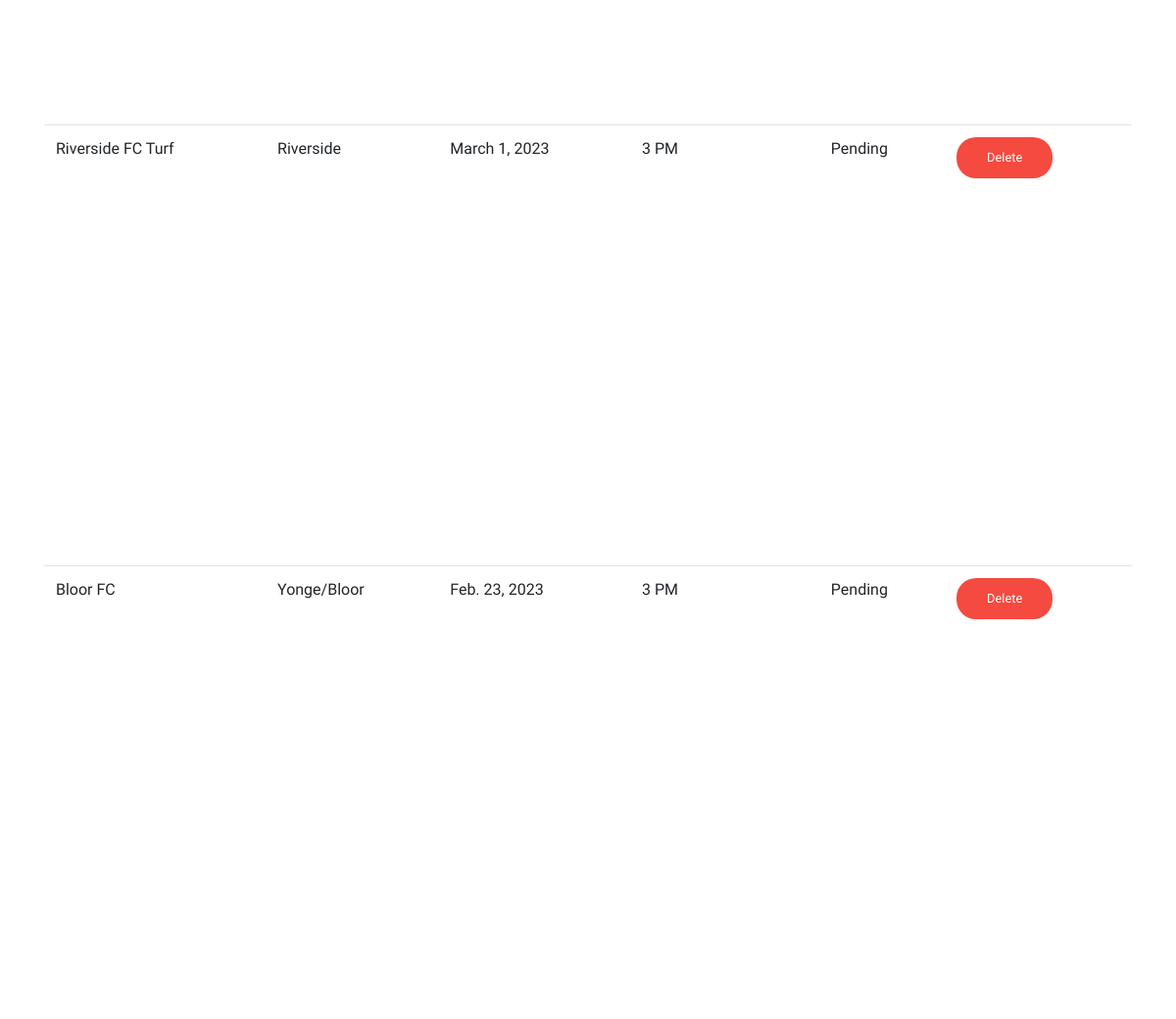
Page /user/bookings/ (signed in, lower part) on the earlier database version.
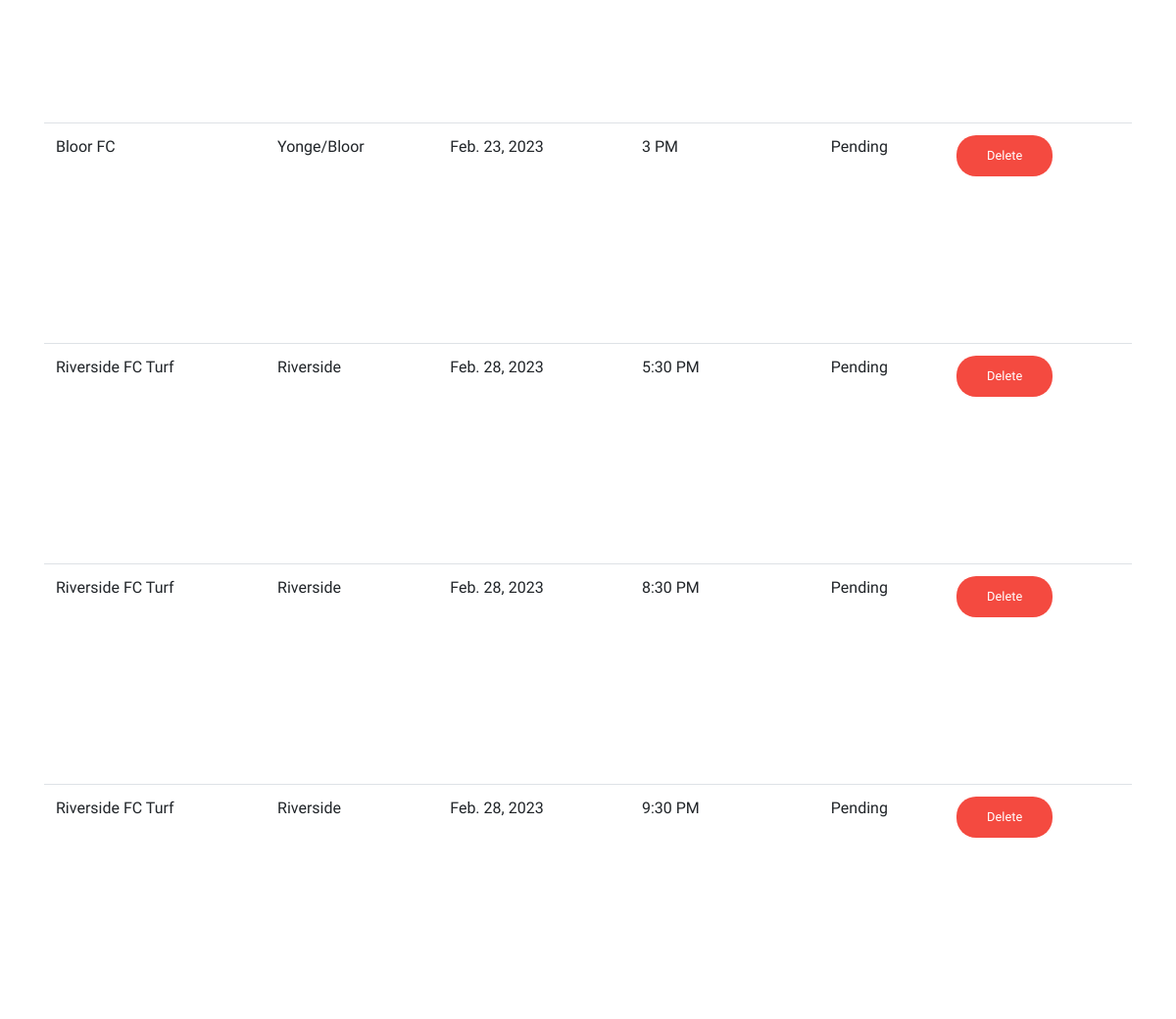
Same page on the later database version.
### userApp/models.py (models this page shows)
class Bookingdb(models.Model):
    userid = models.ForeignKey(User, on_delete=CASCADE)
    turfid = models.ForeignKey(Turfdb, on_delete=CASCADE)
    date = models.DateField()
    time = models.CharField(max_length=100,choices=TIME_CHOICES)
    time_booked = models.DateTimeField(default=datetime.now)
    status = models.CharField(max_length=100,choices= STATUS_CHOICES, default='Pending')

### adminApp/models.py (models this page shows)
class Turfdb(models.Model):
    name = models.CharField(max_length=100)
    description = models.TextField()
    image =  models.ImageField(upload_to='turf')
    price = models.IntegerField()
    location = models.CharField(max_length=100)
    categoryid = models.ForeignKey(Categorydb, on_delete=CASCADE)
    managerid = models.ForeignKey(Managerdb, on_delete=CASCADE)

### userApp/views.py (the view)
# urls.py: path('bookings/', views.bookings_view, name='bookings'),
def bookings_view(request):
    if 'userid' in request.session:
        userid = request.session.get('userid')
        user = User.objects.get(id=userid)
        data = Bookingdb.objects.filter(userid=user)
        return render (request, 'bookings.html', {'data': data})
    else:
        return render (request, 'login.html')

### userApp/templates/bookings.html (shortened to what this page needs)
{% extends 'base.html' %}
{% load static %}
{% block content %}
<div class="whole-wrap">
    {% if data is not None %}
    <div class="container" id="signup-container">
        <div class="table-responsive">
            <table class="table" id="bookings-table">
                <tbody>
                    {% for i in data%}
                    <tr>
                        <td>{{i.turfid.name}}</td>
                        <td>{{i.turfid.location}}</td>
                        <td>{{i.date}}</td>
                        <td>{{i.time}}</td>
                        <td>{{i.status}}</td>
                        <td><a href="{% url 'delete-booking' id=i.id %}"><button
                                    class="genric-btn danger circle">Delete</button></a></td>
                    </tr>
                    {% endfor %}
                </tbody>
            </table>
        </div>
    </div>
    {% else %}
    <div>
        <p>No bookings have been made</p>
    </div>
    {% endif %}
</div>
{% endblock %}

Differences in the rows shown:
no longer on this page (row unchanged): Bookingdb: turfid.name "Riverside FC Turf", turfid.location "Riverside", date "March 1, 2023", time "3 PM", status "Pending"
added Bookingdb: turfid.name "Riverside FC Turf", turfid.location "Riverside", date "Feb. 28, 2023", time "5:30 PM", status "Pending"
added Bookingdb: turfid.name "Riverside FC Turf", turfid.location "Riverside", date "Feb. 28, 2023", time "8:30 PM", status "Pending"
added Bookingdb: turfid.name "Riverside FC Turf", turfid.location "Riverside", date "Feb. 28, 2023", time "9:30 PM", status "Pending"
